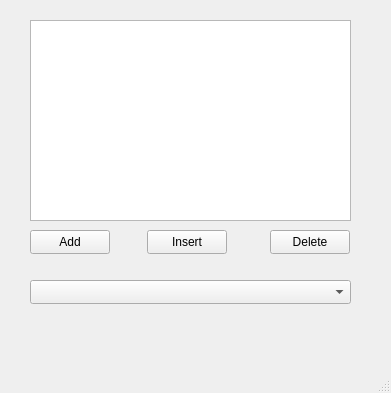
<?xml version="1.0" encoding="UTF-8"?>
<ui version="4.0">
 <class>MainWindow</class>
 <widget class="QMainWindow" name="MainWindow">
  <property name="geometry">
   <rect>
    <x>0</x>
    <y>0</y>
    <width>391</width>
    <height>393</height>
   </rect>
  </property>
  <property name="windowTitle">
   <string>MainWindow</string>
  </property>
  <widget class="QWidget" name="centralwidget">
   <widget class="QPushButton" name="pushButton">
    <property name="geometry">
     <rect>
      <x>30</x>
      <y>230</y>
      <width>80</width>
      <height>24</height>
     </rect>
    </property>
    <property name="text">
     <string>Add</string>
    </property>
   </widget>
   <widget class="QPushButton" name="pushButton_2">
    <property name="geometry">
     <rect>
      <x>147</x>
      <y>230</y>
      <width>80</width>
      <height>24</height>
     </rect>
    </property>
    <property name="text">
     <string>Insert</string>
    </property>
   </widget>
   <widget class="QPushButton" name="pushButton_4">
    <property name="geometry">
     <rect>
      <x>270</x>
      <y>230</y>
      <width>80</width>
      <height>24</height>
     </rect>
    </property>
    <property name="text">
     <string>Delete</string>
    </property>
   </widget>
   <widget class="QComboBox" name="comboBox">
    <property name="geometry">
     <rect>
      <x>30</x>
      <y>280</y>
      <width>321</width>
      <height>24</height>
     </rect>
    </property>
   </widget>
   <widget class="QListView" name="listView">
    <property name="geometry">
     <rect>
      <x>30</x>
      <y>20</y>
      <width>321</width>
      <height>201</height>
     </rect>
    </property>
   </widget>
  </widget>
  <widget class="QMenuBar" name="menubar">
   <property name="geometry">
    <rect>
     <x>0</x>
     <y>0</y>
     <width>391</width>
     <height>21</height>
    </rect>
   </property>
  </widget>
  <widget class="QStatusBar" name="statusbar"/>
 </widget>
 <resources/>
 <connections/>
</ui>
